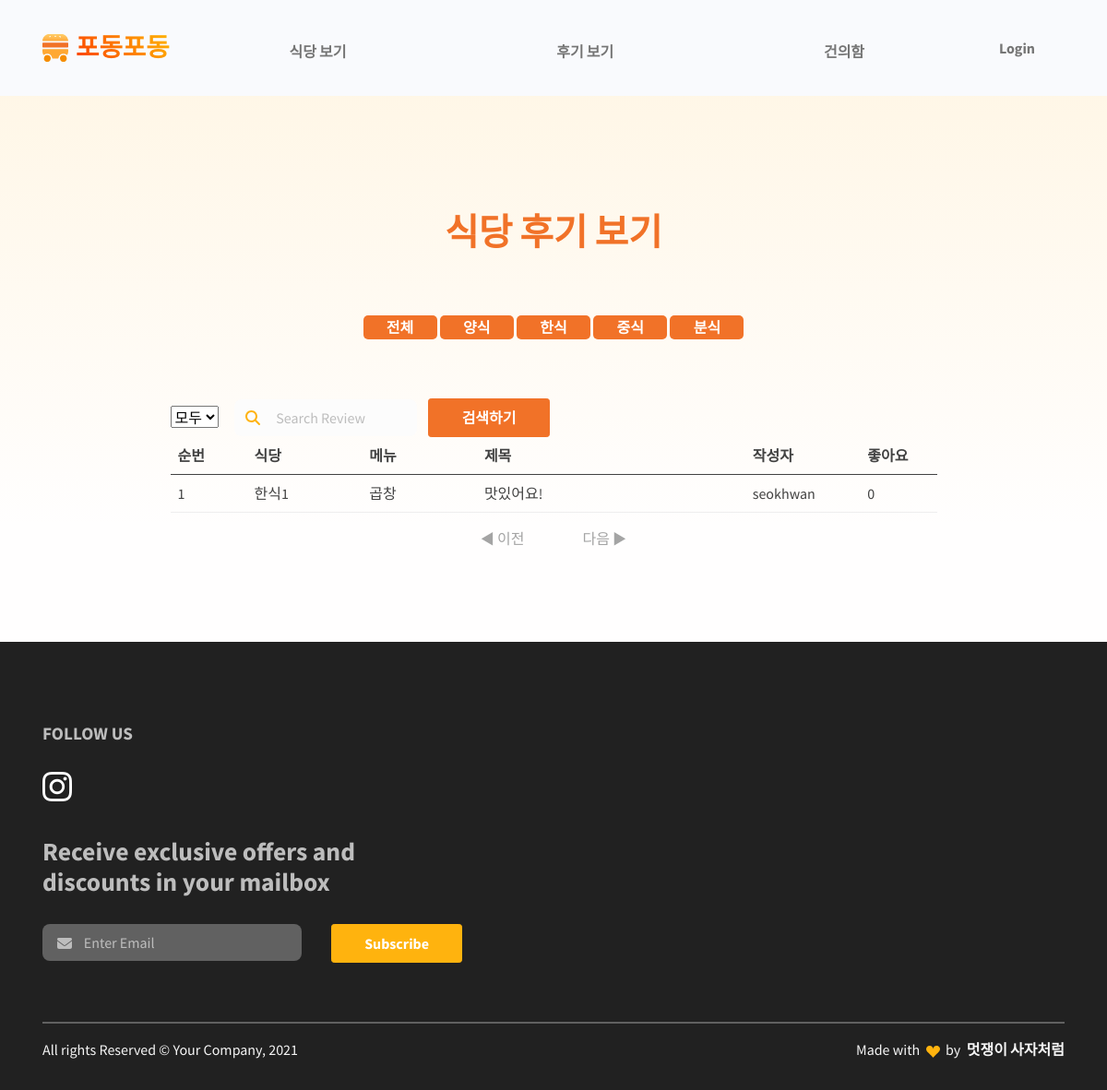
The page /review/2/ on the database its author committed.
### restaurant/models.py (models this page shows, shortened)
class Category(models.Model):
    id = models.AutoField(primary_key=True)
    name = models.CharField(max_length=20)

class Comment(models.Model):
    id = models.AutoField(primary_key=True)
    restaurant = models.ForeignKey(Restaurant, on_delete=models.CASCADE)
    menu = models.ForeignKey(FoodMenu, on_delete=models.CASCADE)
    content = models.TextField()
    thumbnail = models.ImageField(upload_to='comment/', blank=True)
    created_at = models.DateTimeField(auto_now_add=True)
    like_users = models.ManyToManyField(settings.AUTH_USER_MODEL, blank=True, related_name="like_comments")
    hate_users = models.ManyToManyField(settings.AUTH_USER_MODEL, blank=True, related_name="hate_comments")
    user = models.ForeignKey(settings.AUTH_USER_MODEL, on_delete=models.CASCADE, null=True)

class Restaurant(models.Model):
    id = models.AutoField(primary_key=True)
    category = models.ForeignKey(Category, on_delete=models.CASCADE)
    name = models.CharField(max_length=30)
    location = models.CharField(max_length=100)
    phone_number = models.CharField(max_length=15)
    business_open_hour = models.CharField(max_length=30)
    business_close_hour = models.CharField(max_length=30)
    thumbnail = models.ImageField(upload_to='images/', blank=True)
    follow_users = models.ManyToManyField(settings.AUTH_USER_MODEL, blank=True, related_name="follow_restaurants")

class FoodMenu(models.Model):
    id = models.AutoField(primary_key=True)
    restaurant = models.ForeignKey(Restaurant, on_delete=models.CASCADE)
    name = models.CharField(max_length=20)
    price = models.CharField(max_length=20)
    thumbnail = models.ImageField(upload_to='images/', blank=True)
    def __str__(self):
        return self.name

### review/views.py (the view)
# urls.py: path('<int:id>/',views.filter,name='filter'),
def filter(request, id):
    reviews = Comment.objects.filter(restaurant__category__id__contains = id).annotate(like_count = Count('like_users')).order_by("-like_count", "-created_at")
    category = Category.objects.all()
    user = request.user
    paginator = Paginator(reviews, 10)
    page = request.GET.get("page") or 1
    pages = pages = paginator.get_page(page)
    context = {
        'reviews':reviews,
        'user':user,
        'category':category,
        'pages':pages,
    }
    return render(request, "filter.html",context)

### review/templates/filter.html (shortened to what this page needs)
{% extends 'base.html' %} {% load static %} {% block content %}
<section class="py-0 bg-primary-gradient">
    <div class="container">
      <div class="row justify-content-center g-0">
        <div class="col-xl-9">
          <div class="col-lg-6 text-center mx-auto mb-3 mb-md-5 mt-4">
            <h5 class="fw-bold text-danger fs-3 fs-lg-5 lh-sm my-6" style="margin-top:8rem !important;">식당 후기 보기</h5>
          </div>
          <div class="col-lg-7 mx-auto text-center mb-6">
            <div class="responsive">
              <button class="bnt" onclick="location.href='{% url 'review:review' %}'">전체</button>
              {% for category in category %}
                <button class="bnt" onclick="location.href='{% url 'review:filter' category.id %}'">{{category.name}}</button>
              {% endfor %}
            </div>
        </div>
        <form action="{% url 'review:SearchReview' %}" method="GET" class="row gx-2 gy-2 align-items-center">
          <div class="col-lg-1">
          <select name="category" id="category">
            <option  value="all" selected>모두</option>
          </select>
          </div>
          <div class="col-lg-3 input-group-icon pe-2">
            <i class="fas fa-search input-box-icon text-primary"></i>
            <input
              class="col-lg-3 form-control border-0 input-box bg-100"
              type="search"
              placeholder="Search Review"
              aria-label="Search"
              name="search_key"
              id="search_key"
              value="{{ search_key }}"
            />
          </div>
          <div class="d-grid gap-3 col-lg-2">
            <button class="btn btn-danger" type="submit">
              검색하기
            </button>
          </div>
        </form>
          <table class="table">
            <thead>
                <tr class="thead">
                    <th width=10%>순번</th>
                    <th width=15%>식당</th>
                    <th width=15%>메뉴</th>
                    <th width=35%>제목</th>
                    <th width=15%>작성자</th>
                    <th>좋아요</th>
                </tr>
            </thead>
            <tbody>
            {% for review in reviews %}
                <tr onclick="location.href='{% url 'restaurant:restaurant_detail' review.restaurant.id %}'">
                    <td>{{ forloop.revcounter }}</td>
                    <td>{{review.restaurant.name}}</td>
                    <td>{{review.menu}}</td>
                    <td>{{review.content}}</td>
                    <td>{{review.user}}</td>
                    <td>{{review.like_users.count}}</td>
                </tr>
            {% endfor %}
            </tbody>
          </table>
        </div>
      </div>
    </div>
  </section>
  <div class="page middle">
    {% if pages.has_previous %}
    <a href="?page={{pages.previous_page_number}}" class="page_click active">◀ 이전</a>
    {% else %}
    <a class="page_click nonactive">◀ 이전</a>
    {% endif %}
    {% if pages.has_next %}
    <a href="?page={{pages.next_page_number}}" class="page_click active">다음 ▶</a>
    {% else %}
    <a class="page_click nonactive">다음 ▶</a>
    {% endif %}
</div>
{% endblock %}

### review/templates/filter.html (style rules this page uses)
.thead { border-bottom:#F17228; }
.bnt { background-color: #F17228; color: white; font-weight: bold; border: none; border-radius: 5px; width: 80px; }
section { margin-top: 100px; min-height: 400px; }
.middle { text-align: center; margin-bottom: 5%; }
.middle a { margin: 20px; padding: 10px; }
.nonactive { color: #a4a4a4; cursor: pointer; }

### rows shown on the page
Category: name "양식"
Category: name "한식"
Category: name "중식"
Category: name "분식"
Comment: restaurant.name "한식1", menu "곱창", content "맛있어요!", user "seokhwan", like_users.count "0"
